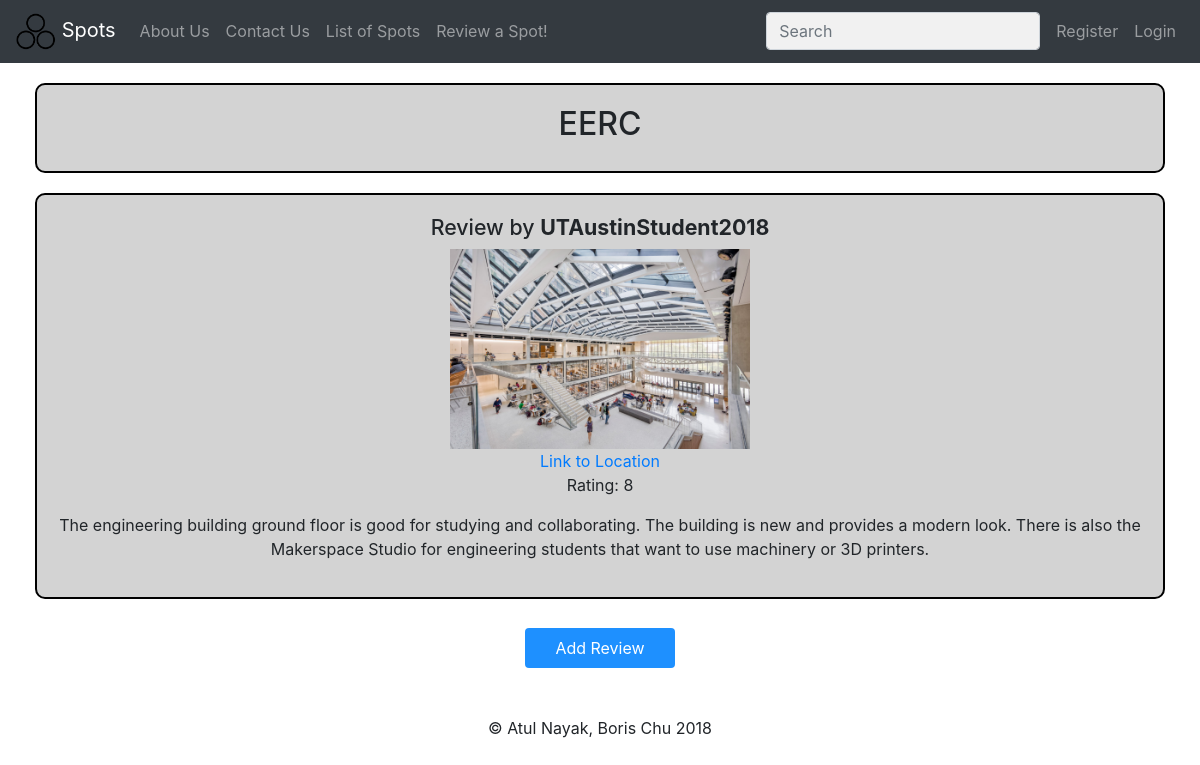
The app's page /spot.php?spot=EERC with its own data.
### tables this page shows
CREATE TABLE `spots` (
  `username` varchar(100) DEFAULT NULL,
  `spot` varchar(100) DEFAULT NULL,
  `location` varchar(200) DEFAULT NULL,
  `image` varchar(200) DEFAULT NULL,
  `rating` int(2) DEFAULT NULL,
  `review` varchar(500) DEFAULT NULL,
  `time` bigint(20) DEFAULT NULL
);

### connectDB.php (called while the page is built, shortened)
<?php
	$table = "spots";
?>

### spot.php (the view, shortened to what this page needs)
<!DOCTYPE html>
<html lang="en">
<head>
  <link rel="stylesheet" href="https://maxcdn.bootstrapcdn.com/bootstrap/4.1.3/css/bootstrap.min.css">
  <link rel="stylesheet" type="text/css" href="./css/styles.css">
</head>
<body>
<nav class="navbar navbar-expand-sm bg-dark navbar-dark sticky-top">
  <a class="navbar-brand" href="home.php">
    <img src="./img/logo2.png" alt="Logo" style="width:40px;">
    Spots
  </a>
  <div class="collapse navbar-collapse" id="collapsibleNavbar">
    <ul class="navbar-nav">
      <li class="nav-item">
        <a class="nav-link" href="about_us.php">About Us</a>
      </li>
      <li class="nav-item">
        <a class="nav-link" href="contact.php">Contact Us</a>
      </li>
      <li class="nav-item">
        <a class="nav-link" href="listSpots.php">List of Spots</a>
      </li>
      <li class="nav-item">
        <a class="nav-link" href="addSpot.php">Review a Spot!</a>
      </li>
    </ul>
  </div>
<?php include 'navBar.php';?>
</nav>
<div class="container-fluid">
<?php
  include 'connectDB.php';
  $spot = str_replace('$20', ' ', $_SESSION["spot"]);
  $qry = "SELECT * FROM $table WHERE spot = '$spot' ORDER BY time DESC";
  $result = mysqli_query($connect, $qry);
  while ($row = $result->fetch_row()) {
    $spotBlock = $spotBlock.
    "<div id=\"spotsReview\" class=\"spotImage\">
      <div class=\"row\">
        <div class=\"col-sm-12\">
          <h2>Review by <b>".$row[0]."</b></h2>
        </div>";
    if ($row[3] && exif_imagetype($row[3])) {
      $spotBlock = $spotBlock.
      "<div class=\"embed-responsive\">
        <img src=".$row[3]." type=\"image\">
      </div>";
    }
    if ($row[2]) {
      $spotBlock = $spotBlock.
      "<div id=\"location\" class=\"col-sm-12\">
          <a target=\"blank\" href=".$row[2].">Link to Location</a>
      </div>";
    }
    $spotBlock = $spotBlock.
    "<div id=\"rating\" class=\"col-sm-12\">
      <p>Rating: ".$row[4]."</p>
    </div>";
    if($row[5]) {
      $spotBlock = $spotBlock.
      "<div id=\"description\" class=\"col-sm-12\">
        <p>".$row[5]."</p>
      </div>";
    }
    $spotBlock = $spotBlock."</div></div>";
  }
  print <<<TOP
    <div id="viewSpot" class="row">
      <div class="col-sm-12">
        <h1 class="spotTitle">$spot</h1>
      </div>
    </div>
TOP;
  print($spotBlock);
  print <<<BOTTOM
    </div>
BOTTOM;
?>
<?php
  print <<<ADD
    <br>
    <input type="button" value="Add Review" name="addReview" onclick="location.href='./addSpot.php?spot=$spot'">
ADD;
?>
</body>
<br><br>
<div id="footer">
  <p> &copy; Atul Nayak, Boris Chu 2018 </p>
</div>
</html>

### css/styles.css (style rules this page uses)
h2 { font-size: 16pt; }
.spotTitle { font-size: 24pt; text-align: center; }
.spotImage, .spotReview { text-align: center; }
#spotsReview img { max-width:500px; max-height:200px; width: auto; height: auto; text-align: center; }
#featured, #recent, #popular, #trending, #header, #about_us, #contact_us, #regForm, #viewSpot, #spotsReview { background-color: lightgray; padding: 20px; }
#featured, #recent, #popular, #trending, #about_us, #contact_us, #regForm, #viewSpot, #spotsReview { border: 2px solid black; border-radius: 10px; margin: 20px; margin-bottom: 0px; }
#footer { text-align: center; }
input { border: 1px solid transparent; background-color: #f1f1f1; padding: 10px; font-size: 16px; }
input[type=button] { width: 150px; background-color: DodgerBlue; color: #fff; padding: 8px; margin-top: 5px; border: none; border-radius: 4px; cursor: pointer; margin-left: auto; margin-right: auto; display: block; text-align: center; }

### records on screen
spots: username "UTAustinStudent2018", image (picture), rating "8", review "The engineering building ground floor is good for studying and collaborating. The building is new and provides a modern look. There is also the Makerspace Studio for engineering students that want to use machinery or 3D printers."

### other values on screen
$spot "EERC"
